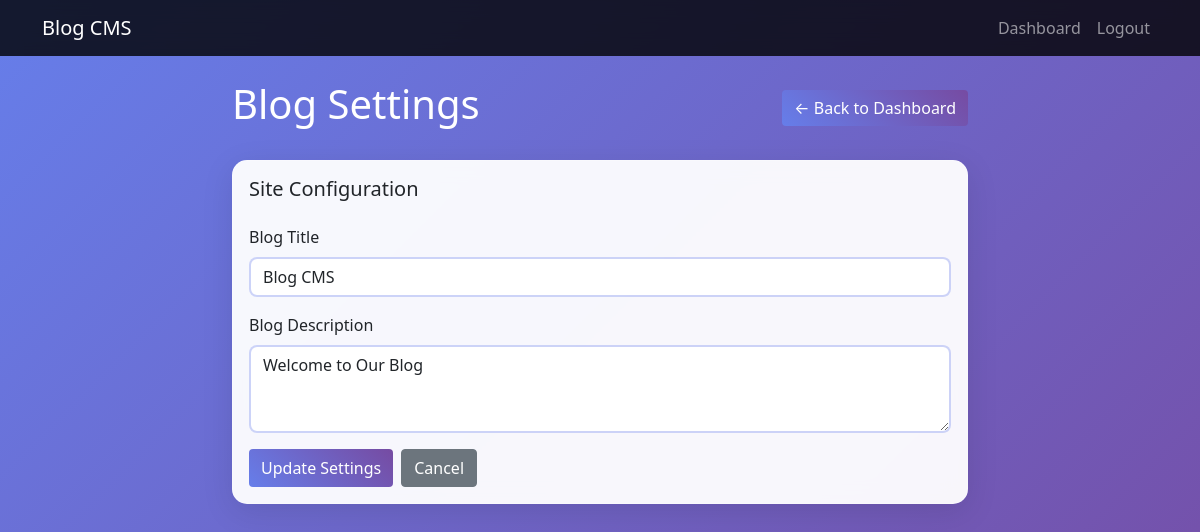
Page /admin/settings (signed in) on the earlier database version.
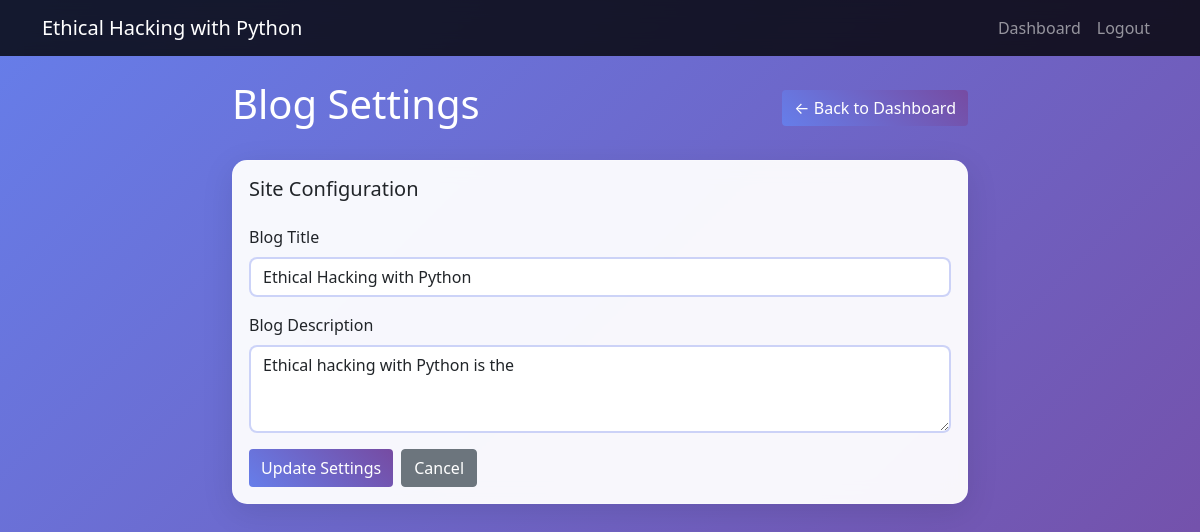
Same page on the later database version.
### models.py (models this page shows, shortened)
class SiteSettings(db.Model):
    id = db.Column(db.Integer, primary_key=True)
    blog_title = db.Column(db.String(200), nullable=False, default='Blog CMS')
    blog_description = db.Column(db.Text, nullable=False, default='Welcome to Our Blog')

### app.py (the view)
    def decorated_function(*args, **kwargs):
        if 'logged_in' not in session:
            return redirect(url_for('admin_login'))
        return f(*args, **kwargs)

### app.py (called while the page is built)
def login_required(f):
    def decorated_function(*args, **kwargs):
        if 'logged_in' not in session:
            return redirect(url_for('admin_login'))
        return f(*args, **kwargs)
    decorated_function.__name__ = f.__name__
    return decorated_function

def get_site_settings():
    settings = SiteSettings.query.first()
    if not settings:
        settings = SiteSettings(blog_title='Blog CMS', blog_description='Welcome to Our Blog')
        db.session.add(settings)
        db.session.commit()
    return settings

@app.context_processor
def inject_site_settings():
    return {'site_settings': get_site_settings()}

@app.route('/admin/settings', methods=['GET', 'POST'])
@login_required
def admin_settings():
    settings = get_site_settings()
    if request.method == 'POST':
        settings.blog_title = request.form['blog_title']
        settings.blog_description = request.form['blog_description']
        db.session.commit()
        flash('Settings updated successfully!', 'success')
        return redirect(url_for('admin_settings'))
    return render_template('admin_settings.html', settings=settings)

### templates/admin_settings.html (shortened to what this page needs)
{% extends "base.html" %}
{% block content %}
<div class="row justify-content-center">
    <div class="col-lg-8">
        <div class="d-flex justify-content-between align-items-center mb-4">
            <h1 class="text-white animate__animated animate__fadeInLeft">Blog Settings</h1>
            <a href="{{ url_for('admin_dashboard') }}" class="btn btn-secondary btn-gradient animate__animated animate__fadeInRight">← Back to Dashboard</a>
        </div>
        <div class="card blog-card animate__animated animate__fadeIn">
            <div class="card-body">
                <h5 class="card-title mb-4">Site Configuration</h5>
                <form method="POST">
                    <div class="mb-3">
                        <label for="blog_title" class="form-label">Blog Title</label>
                        <input type="text" class="form-control" id="blog_title" name="blog_title" value="{{ settings.blog_title }}" required>
                    </div>
                    <div class="mb-3">
                        <label for="blog_description" class="form-label">Blog Description</label>
                        <textarea class="form-control" id="blog_description" name="blog_description" rows="3" required>{{ settings.blog_description }}</textarea>
                    </div>
                    <div class="d-flex gap-2">
                        <button type="submit" class="btn btn-primary btn-gradient">Update Settings</button>
                        <a href="{{ url_for('admin_dashboard') }}" class="btn btn-secondary">Cancel</a>
                    </div>
                </form>
            </div>
        </div>
    </div>
</div>
{% endblock %}

### templates/base.html (shortened to what this page needs)
<!DOCTYPE html>
<html lang="en">
<head>
    <link href="https://cdn.jsdelivr.net/npm/bootstrap@5.1.3/dist/css/bootstrap.min.css" rel="stylesheet">
    <link rel="stylesheet" href="https://cdnjs.cloudflare.com/ajax/libs/animate.css/4.1.1/animate.min.css">
    <link rel="stylesheet" href="{{ url_for('static', filename='css/style.css') }}">
</head>
<body class="gradient-bg">
    <nav class="navbar navbar-expand-lg navbar-dark bg-dark">
        <div class="container">
            <a class="navbar-brand" href="{{ url_for('index') }}">{{ site_settings.blog_title }}</a>
            <div class="navbar-nav ms-auto">
                {% if session.logged_in %}
                    <a class="nav-link" href="{{ url_for('admin_dashboard') }}">Dashboard</a>
                    <a class="nav-link" href="{{ url_for('admin_logout') }}">Logout</a>
                {% endif %}
            </div>
        </div>
    </nav>
    <div class="container mt-4">
        {% block content %}{% endblock %}
    </div>
</body>
</html>

Differences in the rows shown:
changed SiteSettings: blog_title "Blog CMS" → "Ethical Hacking with Python"; blog_description "Welcome to Our Blog" → "Ethical hacking with Python is the"
